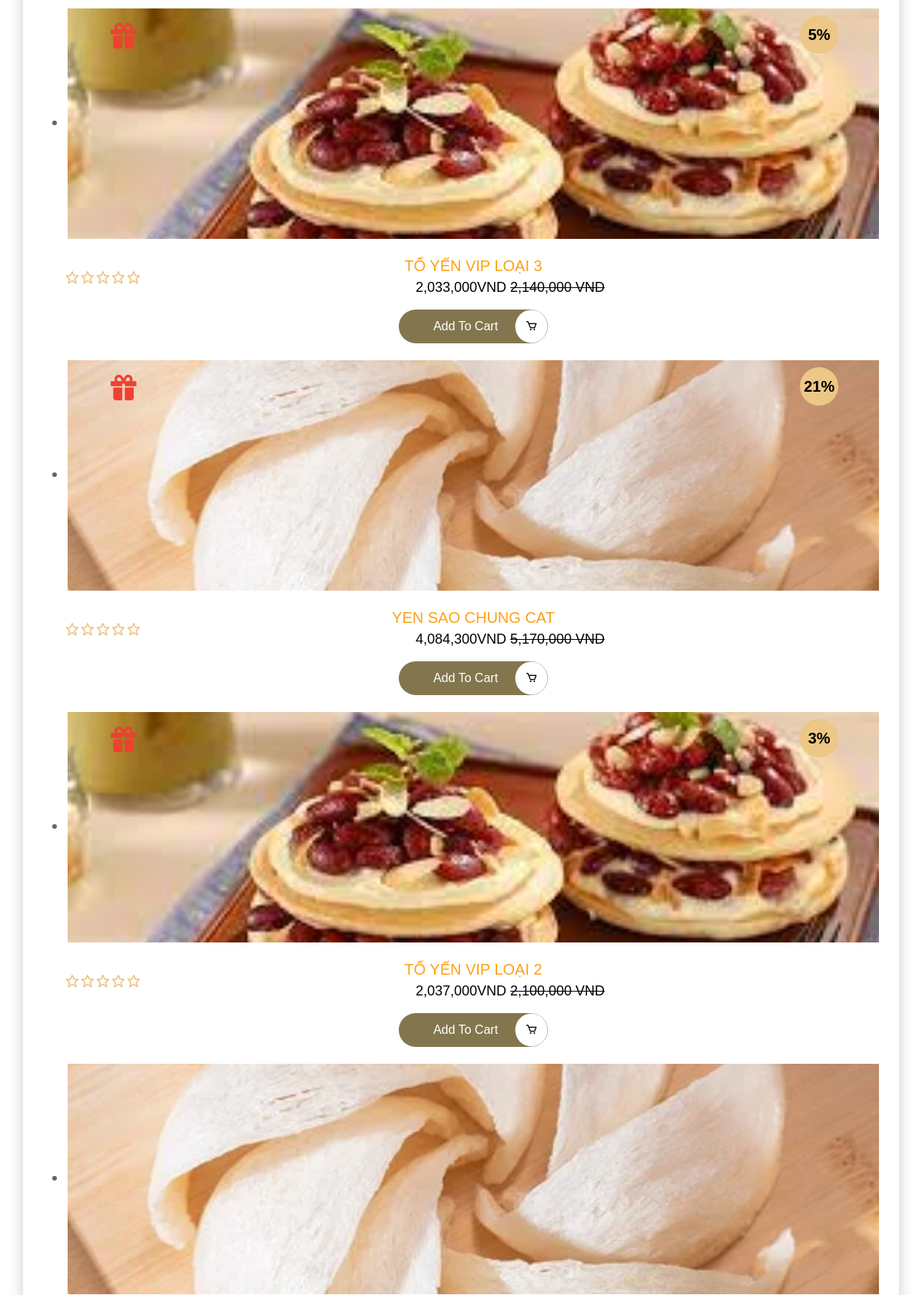
/Yenvina/detail.php (middle part), run on an earlier commit of the app's database.
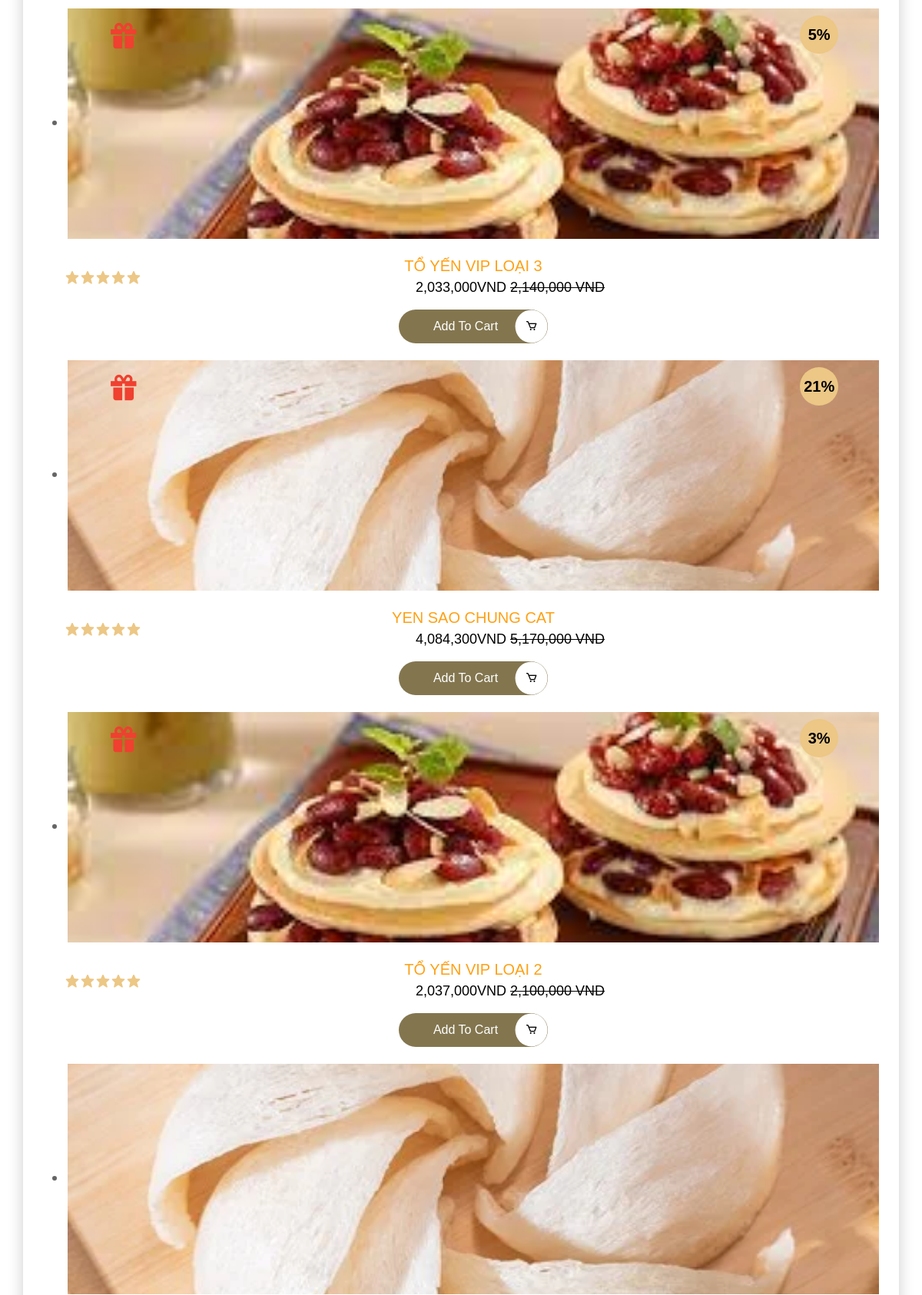
And on a later commit of the database.
### tables this page shows
CREATE TABLE `products` (
  `id` int(11) NOT NULL,
  `product_name` text NOT NULL,
  `prices` int(11) NOT NULL,
  `quantity` int(11) NOT NULL,
  `sale` int(11) NOT NULL,
  `thumbnail` text NOT NULL,
  `weight` text NOT NULL DEFAULT '50gram',
  `type_id` int(11) NOT NULL,
  `rating` int(11) NOT NULL DEFAULT 5,
  `status` tinyint(1) NOT NULL DEFAULT 1,
  `create_at` date DEFAULT current_timestamp(),
  `update_at` date DEFAULT NULL
);

### model/database.php (called while the page is built, shortened)
<?php
class Database
{
    public static $connection = NULL;
    public function __construct()
    {
        if(!self::$connection) {
            self::$connection = new mysqli(DB_HOST, DB_USER, DB_PASSWORD, DB_NAME, PORT);
            self::$connection->set_charset('utf8mb4');
        }
        return self::$connection;
    }
    public function select($sql)
    {
        $sql->execute();
        $items = $sql->get_result()->fetch_all(MYSQLI_ASSOC);
        return $items;
    }
}

### model/product.php (called while the page is built, shortened)
<?php
require_once __DIR__."/database.php";
class Product extends Database{
    function getLatestProduct($num){
        $sql = parent::$connection->prepare("SELECT * FROM products ORDER BY `id` DESC limit ?");
        $sql->bind_param('i', $num);
        return parent::select($sql);
    }
}

### Yenvina/detail.php (the view, shortened to what this page needs)
<?php
include("./header.php");
$quantityProductShow = 10;
$getLatestProduct = $product->getLatestProduct($quantityProductShow);
?>
<section class="product container wow fadeIn mt-5" data-wow-delay="0.2s">
    <div class="product-slider">
        <section id="product-splide" class="splide" aria-label="Beautiful Images">
            <div class="splide__track">
                <ul class="splide__list">
                    <?php foreach ($getLatestProduct as $data) { ?>
                        <li class="splide__slide">
                            <div class="img">
                                <div class="gift <?php if ($data['sale'] == 0) {
                                                        echo "d-none";
                                                    } ?>"><i class='bx bxs-gift'></i></div>
                                <a href="./detail.html">
                                    <img src="img/product/<?= $data['thumbnail'] ?>" loading="lazy" alt="<?= $data['thumbnail'] ?>" />
                                </a>
                                <div class="sale <?php if ($data['sale'] == 0) {
                                                        echo "d-none";
                                                    } ?>"><?= $data['sale'] ?>%</div>
                            </div>
                            <div class="content">
                                <div class="name"><a href="./detail.html"><?= $data['product_name'] ?></a></div>
                                <div class="rating">
                                    <?php
                                    $star = 5 - $data['rating'];
                                    if ($data['rating'] > 0) {
                                        for ($i = 0; $i < $data['rating']; $i++) {
                                            echo "<i class='bx bxs-star'></i>";
                                        }
                                    }
                                    if ($star <= 5 && $star > 0) {
                                        for ($j = 0; $j < $star; $j++) {
                                            echo "<i class='bx bx-star'></i>";
                                        }
                                    }
                                    ?>
                                </div>
                                <div class="box-prices">
                                    <span class="current-price"><?= number_format($data['prices'] - (($data['prices'] * $data['sale']) / 100)) ?>vnd</span>
                                    <span class="del-price <?php if ($data['sale'] == 0) {
                                                                echo "d-none";
                                                            } ?>">
                                        <del> <?= number_format($data['prices']) ?> vnd</del>
                                    </span>
                                </div>
                                <div class="d-flex justify-content-center align-items-center">
                                    <div class="add-cart" style="cursor: pointer;">
                                        <a data-toggle="modal" data-target="#popupAddCart"><span>Add to
                                                cart</span></a>
                                        <div class="icon-cart"><i class='bx bx-cart'></i></div>
                                    </div>
                                </div>
                            </div>
                        </li>
                    <?php } ?>
                </ul>
            </div>
        </section>
    </div>
</section>
<?php
include_once("./footer.php");
?>

### Yenvina/header.php (shortened to what this page needs)
<?php
require_once $_SERVER["DOCUMENT_ROOT"] . "/model/database.php";
require_once $_SERVER["DOCUMENT_ROOT"] . "/model/product.php";
$product = new Product();
?>
<!DOCTYPE html>
<html lang="en">
<head>
    <link href="https://cdnjs.cloudflare.com/ajax/libs/font-awesome/5.10.0/css/all.min.css" rel="stylesheet" />
    <link href="https://cdn.jsdelivr.net/npm/bootstrap-icons@1.4.1/font/bootstrap-icons.css" rel="stylesheet" />
    <link href="lib/animate/animate.min.css" rel="stylesheet" />
    <link href="lib/owlcarousel/assets/owl.carousel.min.css" rel="stylesheet" />
    <link href="lib/tempusdominus/css/tempusdominus-bootstrap-4.min.css" rel="stylesheet" />
    <link rel="stylesheet" href="https://cdn.jsdelivr.net/npm/@splidejs/splide@latest/dist/css/splide.min.css" />
    <link href="css/bootstrap.min.css" rel="stylesheet" />
    <link href="https://unpkg.com/boxicons@2.1.4/css/boxicons.min.css" rel="stylesheet" />
    <link href="css/style.css" rel="stylesheet" />
    <link rel="stylesheet" href="./css/stylecustom.css" />
</head>
<body>
<div class="bg-white p-0">

### Yenvina/footer.php (shortened to what this page needs)
<?php
require_once $_SERVER["DOCUMENT_ROOT"] . "/model/database.php";
?>
</div>
</body>
</html>

### Yenvina/css/style.css (style rules this page uses)
* { font-family: "sfprotextsemibold", Helvetica Arial, sans-serif }
:root { --primary: #1e3d37; --light: #F1F8FF; --dark: #0F172B; }

### Yenvina/css/stylecustom.css (style rules this page uses)
:root { --bg-main: #83764F; --bg-note: #bbc4c3; --bg-gold: #d2c99c; --bg-btn: #c4903b; --white: #ffffff; --black: #000000; --gray: #616c77; --red: #ef4030; --yellow: #ecc785; --tx-note: #3b8576; --tx-blue: #7090bf; }
body { background: #efefef; }
.product { font-size: 20px; padding: 0; box-shadow: 0 3px 20px #cdcdcd; border-radius: 6px; }
.newsletter .newsletter-slider, .product .product-slider { padding: 20px 0 40px; border-top: 1px solid var(--white); }
.blogs .splide, .newsletter .newsletter-slider .splide, .product .product-slider .splide { padding: 0 25px; }
.products.splide__slide, .product .product-slider .splide__list .splide__slide { text-align: center; border: 1px solid var(--white); background: var(--white); }
.products.splide__slide .img, .blogs.splide__slide .img, .newsletter .newsletter-slider .splide__list .splide__slide .img, .product .product-slider .splide__list .splide__slide .img { overflow: hidden; position: relative; }
.products.splide__slide .gift, .product .product-slider .splide__list .splide__slide .gift { position: absolute; top: 3%; left: 5%; z-index: 8; font-size: 2em; color: var(--red); }
.products.splide__slide .sale, .product .product-slider .splide__list .splide__slide .sale { position: absolute; top: 3%; right: 5%; z-index: 8; font-size: 1em; font-weight: 600; color: var(--black); background: var(--yellow); width: 50px; height: 50px; border-radius: 50%; display: grid; place-items: center; }
.blogs.splide__slide img, .newsletter .newsletter-slider .splide__list .splide__slide img, .products.splide__slide img, .product .product-slider .splide__list .splide__slide img { width: 100%; max-height: 300px; height: 300px; object-fit: cover; transition: transform .5s, filter .5s; }
.products.splide__slide .content, .product .product-slider .splide__list .splide__slide .content { padding: 20px 0; color: var(--black); font-weight: 520; text-transform: uppercase; }
.products.splide__slide .content .rating, .product .product-slider .splide__list .splide__slide .content .rating { color: var(--yellow); }
.products.splide__slide .content .box-prices, .product .product-slider .splide__list .splide__slide .content .box-prices { font-size: .9em; }
.products.splide__slide .content .add-cart, .product .product-slider .splide__list .splide__slide .content .add-cart { display: flex; justify-content: center; align-items: center; font-size: .8em; margin-top: 15px; text-transform: capitalize; color: var(--black); position: relative; }
.products.splide__slide .content .add-cart a, .product .product-slider .splide__list .splide__slide .content .add-cart a { background: var(--bg-main); border-radius: 99px; padding: 10px 55px; color: var(--white); }
.products.splide__slide .content .add-cart a span, .product .product-slider .splide__list .splide__slide .content .add-cart a span { display: block; transform: translateX(-10px); transition: all .5s; }
.products.splide__slide .content .add-cart .icon-cart, .product-slider .splide__list .splide__slide .content .add-cart .icon-cart { position: absolute; top: 0; right: 0; background: var(--white); width: 42px; height: 98%; transform: translate(-1%, 1%); border-radius: 50%; display: flex; justify-content: center; align-items: center; transition: all .5s; }
.splide__slide img { width: 100%; height: 100%; object-fit: cover; }

### Yenvina/detail.php (style rules this page uses)
.rating { display: flex; margin-top: -10px; flex-direction: row-reverse; margin-left: -4px; float: left; }

What changed in the data, as far as the page shows it:
changed products "TỔ YẾN VIP LOẠI 3": rating 0 → 5 (drawn)
changed products "YEN SAO CHUNG CAT": rating 0 → 5 (drawn)
changed products "TỔ YẾN VIP LOẠI 2": rating 0 → 5 (drawn)
